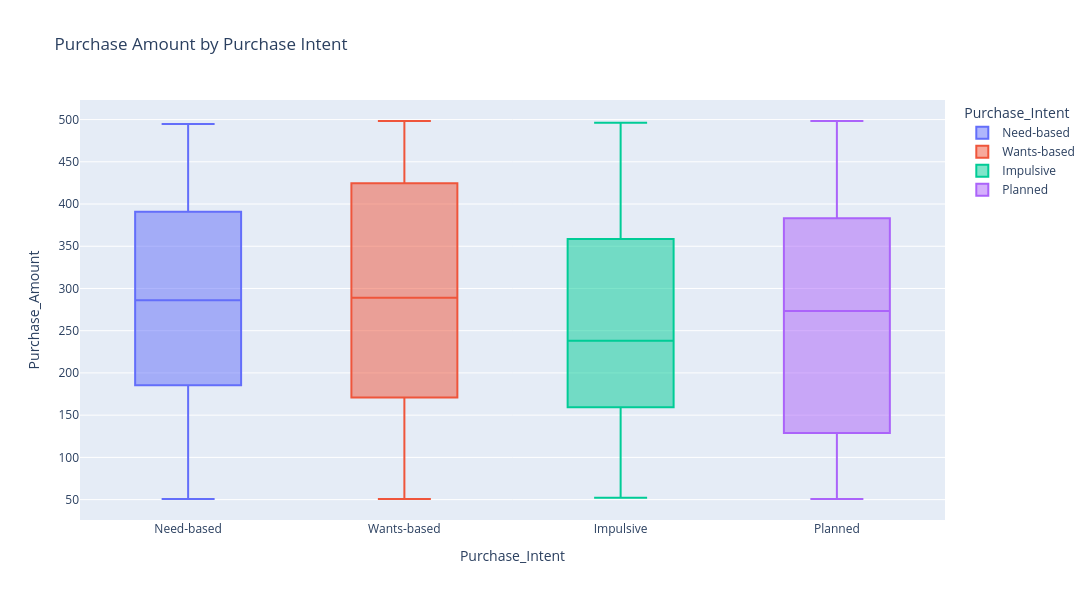

Notebook cell for this chart:
### Markdown cell above
* How do they browse and buy? (Frequent browsers, cart abandoners, first-time vs. repeat buyers).

### Code cell
# Creating boxplots of Purchase Amount by Purchase Intent
fig = px.box(df, x='Purchase_Intent', y='Purchase_Amount', color='Purchase_Intent', title='Purchase Amount by Purchase Intent')
fig.update_layout(width=1200, height=600)
fig.update_traces(marker=dict(line=dict(width=0.5)))
fig.show()

### Figure 1 — Plotly figure (JSON) as saved in the notebook; plotly's stock layout.template omitted (floating-point values rounded to 4 significant figures; data arrays with more than 128 entries replaced by an {"elided": "..."} marker saying what was removed)
{"data": [{"alignmentgroup": "True", "hovertemplate": "Purchase_Intent=%{x}<br>Purchase_Amount=%{y}<extra></extra>", "legendgroup": "Need-based", "marker": {"color": "#636efa", "line": {"width": 0.5}}, "name": "Need-based", "notched": false, "offsetgroup": "Need-based", "orientation": "v", "showlegend": true, "type": "box", "x": {"elided": "240 str values"}, "x0": " ", "xaxis": "x", "y": {"elided": "240 float values"}, "y0": " ", "yaxis": "y"}, {"alignmentgroup": "True", "hovertemplate": "Purchase_Intent=%{x}<br>Purchase_Amount=%{y}<extra></extra>", "legendgroup": "Wants-based", "marker": {"color": "#EF553B", "line": {"width": 0.5}}, "name": "Wants-based", "notched": false, "offsetgroup": "Wants-based", "orientation": "v", "showlegend": true, "type": "box", "x": {"elided": "237 str values"}, "x0": " ", "xaxis": "x", "y": {"elided": "237 float values"}, "y0": " ", "yaxis": "y"}, {"alignmentgroup": "True", "hovertemplate": "Purchase_Intent=%{x}<br>Purchase_Amount=%{y}<extra></extra>", "legendgroup": "Impulsive", "marker": {"color": "#00cc96", "line": {"width": 0.5}}, "name": "Impulsive", "notched": false, "offsetgroup": "Impulsive", "orientation": "v", "showlegend": true, "type": "box", "x": {"elided": "234 str values"}, "x0": " ", "xaxis": "x", "y": {"elided": "234 float values"}, "y0": " ", "yaxis": "y"}, {"alignmentgroup": "True", "hovertemplate": "Purchase_Intent=%{x}<br>Purchase_Amount=%{y}<extra></extra>", "legendgroup": "Planned", "marker": {"color": "#ab63fa", "line": {"width": 0.5}}, "name": "Planned", "notched": false, "offsetgroup": "Planned", "orientation": "v", "showlegend": true, "type": "box", "x": {"elided": "235 str values"}, "x0": " ", "xaxis": "x", "y": {"elided": "235 float values"}, "y0": " ", "yaxis": "y"}], "layout": {"boxmode": "overlay", "height": 600, "legend": {"title": {"text": "Purchase_Intent"}, "tracegroupgap": 0}, "title": {"text": "Purchase Amount by Purchase Intent"}, "width": 1200, "xaxis": {"anchor": "y", "categoryarray": ["Need-based", "Wants-based", "Impulsive", "Planned"], "categoryorder": "array", "domain": [0, 1], "title": {"text": "Purchase_Intent"}}, "yaxis": {"anchor": "x", "domain": [0, 1], "title": {"text": "Purchase_Amount"}}}}
